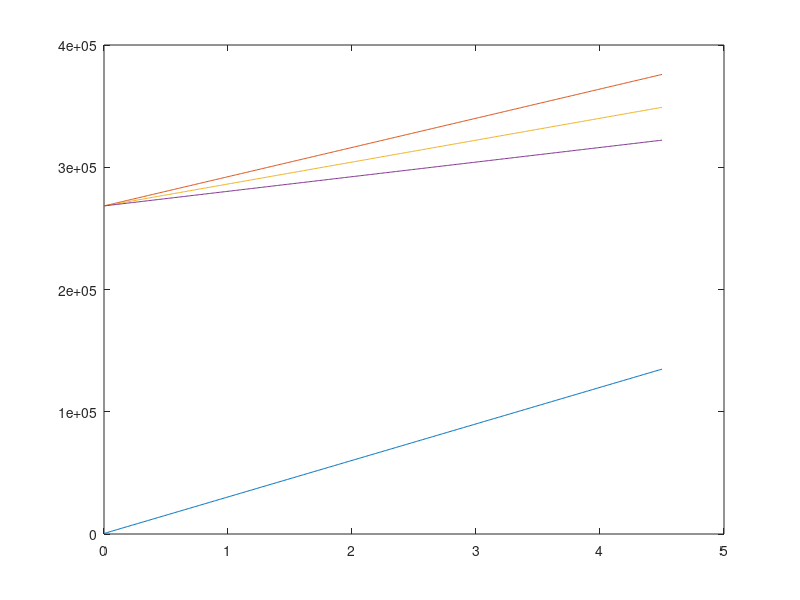
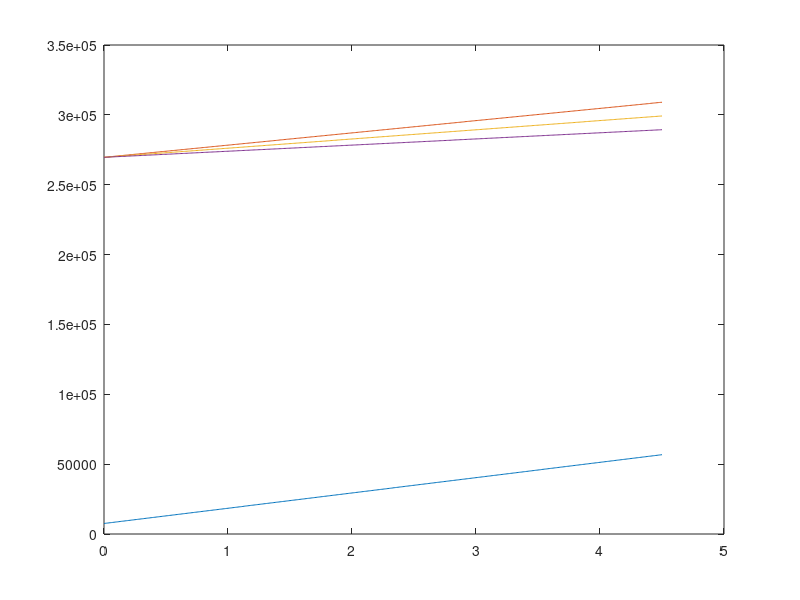

Source code (MATLAB) for these figures, in order:
close all
N_b=10000;                            % number of building
Ns=3;                                 %The number of sectors 3 or 1
a_M=4.7;                              %The portion of the power consumption for macro BS
b_M=130;                              %The power consumption of the active site cooling and the signa processing for macro BS
a_F=8;                                %The portion of the power consumption for femto BS
b_F=4.8;                              %The power consumption of the active site cooling and the signa processing for femto BS
P_tx_macro=6.8;                       %power fed of the antenna of the macro BS
P_tx_femto=0.2;                       %power fed of the antenna of the femto BS
ro=3000;                              %population density per Km*Km
alpha_max=0.16;                       %16% of the subscribers are active during the busy hour
A=10*10;                              %The covered area
N_a=N_b*10;                           %number of appartement
C_macro=75;                           %The average macro BS
r=0:0.01:4.5;                        %avrerage data rate reaquirement per active user
Price_femto =200;                     %The price of the femto BS
A_g_tot=r.*A;                         %the total aggregate trafic collected at the fiber switch
U_max=10;                             %The maximum transmission rate of an uplink interface
C_MW=36;                              %the maximum capacity of the switch
N_active_macro=C_macro./r;            %The number of active users
n_Dslam_ports= 16;                    % number of ports of the Dslam
n_F_ports= 24;                        % number of ports of the fiber switch
Price_modem= 166;                     % modem price
Price_Dslam=924;                     % Dslam price
Price_SFP= 357.9;                    % small form-factor pluggable transceivers price
Price_s=3568;                         % price of fiber switch
Price_SFP_=357.9;                    % price of SFP+         
Price_antenna_macro=2000;             % price of antenna in macro BS
Price_Hub=50000;                      % price of Hub and installation 
Price_GES= 1800;                      % price of Gigabit ethernet switch
n_GES=12;                             %number of port in GES
n_MW=20;                              % the max number of microwave links a hub can support
Price_spec=150;                       %Yearly spectrum leasing per link
Price_fibre=44000;                    %deploiement of the fibre optique 
Price_fibre_supp_arch4=100;           %cost of fibre between BS and splitter
Price_splitter=340;                   %Price splitter
N_port_split=32;                      %number port of the splitter
Price_ONU=105;                        %Price of the ONU
Price_OLT=1750;                       %Price of the OLT

%Architecture Microwave only
% figure 
% 
% for mu=0:0.2:0.6
%     if mu==0
%         N_macro=(ro*A*alpha_max)./N_active_macro; 
%         N_hub=(N_macro)./n_MW; 
%         N_ul=A_g_tot/U_max;
%         N_MW=A_g_tot/C_MW;
%         P_arch2=N_macro*(Price_antenna_macro)+N_hub*Price_Hub +N_ul*Price_SFP_;
%         P2=(P_arch2+N_macro*(Price_antenna_macro))/A;
%         plot(r,P2)
%         hold on
%     else
%         N_femto = N_a*mu;
%         P_GES=(N_femto.*Price_GES)./(N_b*n_GES);
%         N_macro=(ro*A*(1-mu)*alpha_max)./N_active_macro; 
%         N_Dslam= N_femto./n_Dslam_ports;  
%         N_s= (N_Dslam+N_macro)./n_F_ports;
%         N_hub=(N_b+N_macro)./n_MW; 
%         N_ul=max(N_hub,A_g_tot/U_max);
%         N_MW=N_hub;
%         P_arch2=(N_b+N_macro)*Price_antenna_macro+N_b*Price_GES+N_hub*Price_Hub+N_ul*Price_SFP_;
%         P2=(N_femto*Price_femto+N_macro*Price_antenna_macro+P_arch2)/A;
%         plot(r,P2)
%         hold on
%     end
% end

%Architecture FTTB+Microwave
figure 
for mu=0:0.2:0.6
         if mu==0
            N_macro=(ro*A*alpha_max)./N_active_macro; 
            N_hub=(N_macro)./n_MW; 
            N_MW=max(N_hub,A_g_tot/C_MW);
            N_ul=max(N_hub,A_g_tot/U_max);
            P_arch3= N_macro*(Price_antenna_macro+Price_spec)+N_hub*(Price_Hub)+N_ul*Price_SFP_; 
            P3=(P_arch3+Price_fibre)/A;
            plot(r,P3)
            hold on
         else
            N_femto = N_a*mu;
            P_GES=(N_femto.*Price_GES)./(N_b*n_GES);
            N_macro=(ro*A*(1-mu)*alpha_max)./N_active_macro; 
            N_Dslam= N_femto./n_Dslam_ports;  
            N_s= N_b./n_F_ports; 
            N_hub=(N_macro)/n_MW;
            
            N_ul=max(N_hub+N_s,A_g_tot/U_max);
            P_arch3= N_b*(Price_GES+2*Price_SFP)+N_macro*(Price_antenna_macro+Price_spec)+N_s*Price_s+N_hub*(Price_Hub)+N_ul*Price_SFP_; 
            P3=(P_arch3+Price_fibre)/A;
            plot(r,P3)
            hold on
         end
end

%Architecture FTTB+10GPON
figure 
for mu=0:0.2:0.6
    if mu==0
        N_macro=(ro*A*alpha_max)./N_active_macro; 
        N_split=floor((N_b+N_macro)./N_port_split)+1;                        %nombre de splitter   
        N_s= floor((N_split)/n_F_ports)+1;
        N_ul=max(N_s,A_g_tot/U_max);
        P_arch4= N_s*Price_s+N_ul*Price_SFP_+N_macro*(4*Price_SFP+Price_fibre_supp_arch4+Price_ONU)+N_split*(Price_splitter+Price_OLT); 
        P4=(P_arch4+Price_fibre)/A;
        plot(r,P4)
        hold on
    else
        N_femto = N_a*mu;
        N_macro=(ro*A*(1-mu)*alpha_max)./N_active_macro; 
        N_split=floor((N_b+N_macro)./N_port_split)+1;                        %nombre de splitter   
        N_s= floor(N_split/n_F_ports)+1; 
        N_ul=max(N_s,A_g_tot/U_max);
        P_arch4= N_b*(2*Price_SFP+Price_GES+Price_ONU)+N_s*Price_s+N_ul*Price_SFP_+N_macro*(4*Price_SFP+Price_ONU+Price_fibre_supp_arch4)+N_split*(Price_splitter+Price_OLT); 
        P5=(P_arch4+Price_fibre)/A;
        plot(r,P5)
        hold on
    end
end
